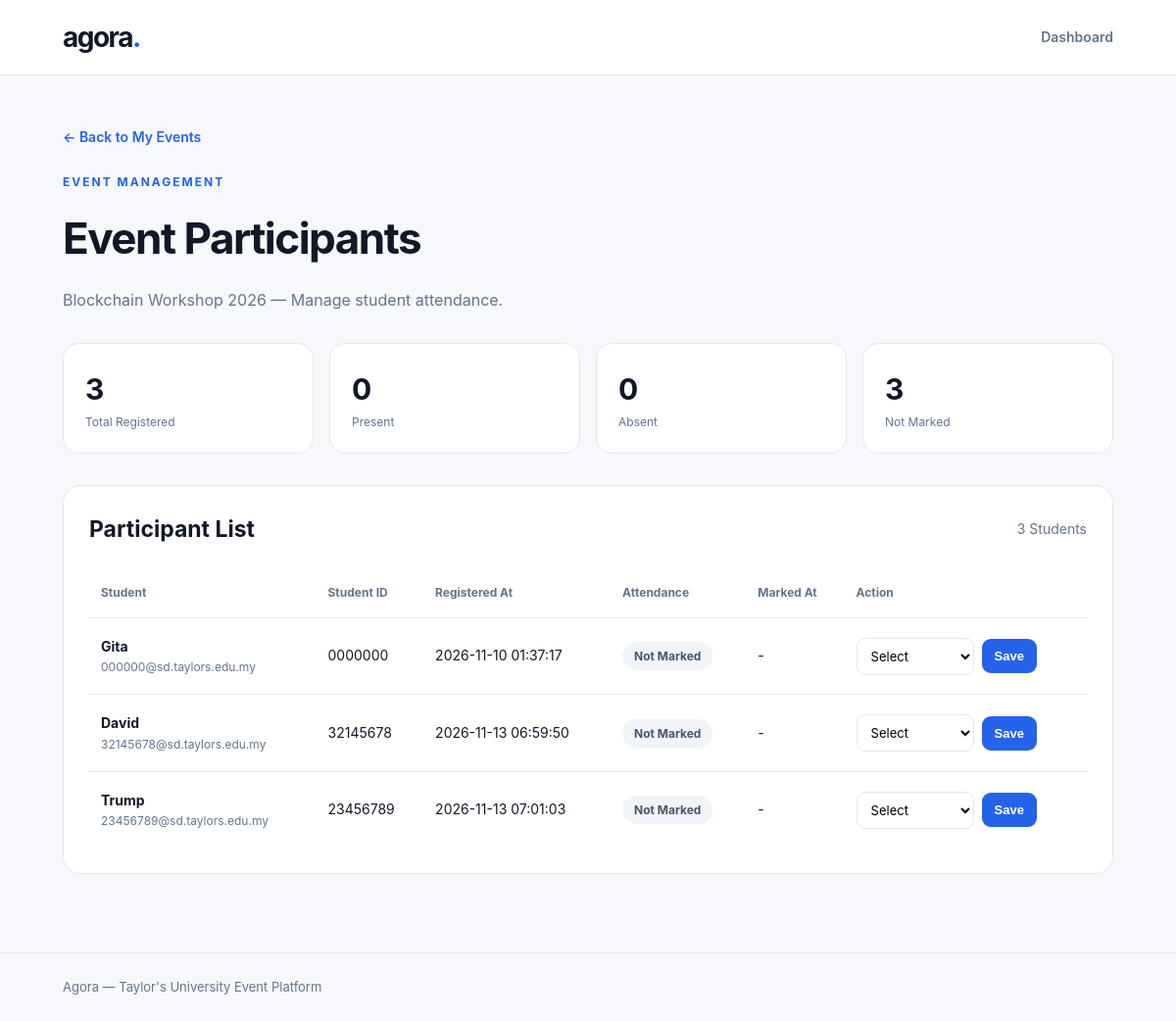
Page /participants.php?id=5 (signed in) on the committed database.
### tables this page shows
CREATE TABLE `events` (
  `event_id` int NOT NULL,
  `event_name` varchar(100) NOT NULL,
  `event_date` date NOT NULL,
  `event_time` time NOT NULL,
  `location` varchar(100) NOT NULL,
  `description` text,
  `organizer_id` int DEFAULT NULL,
  `event_status` varchar(20) NOT NULL DEFAULT 'active',
  `cancelled_at` datetime DEFAULT NULL
);

CREATE TABLE `event_registrations` (
  `registration_id` int NOT NULL,
  `event_id` int NOT NULL,
  `user_id` int NOT NULL,
  `registered_at` timestamp NULL DEFAULT CURRENT_TIMESTAMP,
  `attendance_status` varchar(20) NOT NULL DEFAULT 'not_marked',
  `attendance_marked_at` datetime DEFAULT NULL,
  `checkin_token` char(64) DEFAULT NULL
);

CREATE TABLE `users` (
  `user_id` int NOT NULL,
  `full_name` varchar(100) NOT NULL,
  `email` varchar(100) NOT NULL,
  `password` varchar(255) NOT NULL,
  `role` varchar(20) NOT NULL,
  `student_id` varchar(30) DEFAULT NULL,
  `club_name` varchar(100) DEFAULT NULL,
  `account_status` varchar(20) NOT NULL DEFAULT 'pending',
  `club_description` text,
  `club_contact_email` varchar(100) DEFAULT NULL,
  `preferred_language` varchar(5) NOT NULL DEFAULT 'en'
);

### participants.php (the view, shortened to what this page needs)
<?php
require_once "organizer_only.php";
$id = (int)($_POST["id"] ?? $_GET["id"] ?? 0);
$sql = "SELECT event_id, event_name,
               event_date, event_status
        FROM events
        WHERE event_id = ?
        AND organizer_id = ?";
$stmt = $pdo->prepare($sql);
$stmt->execute([$id, $_SESSION["user_id"]]);
$event = $stmt->fetch(PDO::FETCH_ASSOC);
$sql = "SELECT
            er.registration_id,
            er.registered_at,
            er.attendance_status,
            er.attendance_marked_at,
            u.full_name,
            u.email,
            u.student_id
        FROM event_registrations er
        INNER JOIN users u
        ON er.user_id = u.user_id
        WHERE er.event_id = ?
        ORDER BY er.registered_at ASC";
$stmt = $pdo->prepare($sql);
$stmt->execute([$id]);
$participants = $stmt->fetchAll(
    PDO::FETCH_ASSOC
);
$total = count($participants);
$present = 0;
$absent = 0;
$not_marked = 0;
foreach ($participants as $person) {
    if ($person["attendance_status"] == "present") {
        $present++;
    } elseif ($person["attendance_status"] == "absent") {
        $absent++;
    } else {
        $not_marked++;
    }
}
$is_cancelled =
    $event["event_status"] == "cancelled";
?>
<!DOCTYPE html>
<html lang="en">
<head>
    <link rel="stylesheet" href="style.css">
</head>
<body>
<header class="site-header">
    <div class="container header-content">
        <a href="dashboard.php" class="brand">
            agora<span>.</span>
        </a>
        <a href="dashboard.php" class="logout">
            Dashboard
        </a>
    </div>
</header>
<main class="container participants-page">
    <a href="my_events.php" class="event-form-back">
        &larr; Back to My Events
    </a>
    <div class="eyebrow">
        Event Management
    </div>
    <h1>Event Participants</h1>
    <p class="participants-intro">
        <?php echo htmlspecialchars(
            $event["event_name"]
        ); ?>
        — Manage student attendance.
    </p>
    <section class="participant-stats">
        <div class="participant-stat">
            <div class="participant-stat-number">
                <?php echo $total; ?>
            </div>
            <div class="participant-stat-label">
                Total Registered
            </div>
        </div>
        <div class="participant-stat">
            <div class="participant-stat-number">
                <?php echo $present; ?>
            </div>
            <div class="participant-stat-label">
                Present
            </div>
        </div>
        <div class="participant-stat">
            <div class="participant-stat-number">
                <?php echo $absent; ?>
            </div>
            <div class="participant-stat-label">
                Absent
            </div>
        </div>
        <div class="participant-stat">
            <div class="participant-stat-number">
                <?php echo $not_marked; ?>
            </div>
            <div class="participant-stat-label">
                Not Marked
            </div>
        </div>
    </section>
    <section class="participant-panel">
        <div class="results-header">
            <h2>Participant List</h2>
            <span class="results-count">
                <?php echo $total; ?> Students
            </span>
        </div>
        <?php if ($total == 0) { ?>
            <p>
                No students have registered
                for this event yet.
            </p>
        <?php } else { ?>
            <div class="participant-table-wrapper">
                <table class="participant-table">
                    <thead>
                        <tr>
                            <th>Student</th>
                            <th>Student ID</th>
                            <th>Registered At</th>
                            <th>Attendance</th>
                            <th>Marked At</th>
                            <th>Action</th>
                        </tr>
                    </thead>
                    <tbody>
                        <?php foreach ($participants as $person) { ?>
                            <?php
                            $status = $person["attendance_status"];
                            if ($status == "present") {
                                $badge_class = "attendance-present";
                            } elseif ($status == "absent") {
                                $badge_class = "attendance-absent";
                            } else {
                                $badge_class = "attendance-not-marked";
                            }
                            $status_label = ucwords(
                                str_replace("_", " ", $status)
                            );
                            ?>
                            <tr>
                                <td>
                                    <div class="participant-name">
                                        <?php echo htmlspecialchars(
                                            $person["full_name"]
                                        ); ?>
                                    </div>
                                    <div class="participant-email">
                                        <?php echo htmlspecialchars(
                                            $person["email"]
                                        ); ?>
                                    </div>
                                </td>
                                <td>
                                    <?php echo htmlspecialchars(
                                        $person["student_id"] ?? "-"
                                    ); ?>
                                </td>
                                <td>
                                    <?php echo htmlspecialchars(
                                        $person["registered_at"]
                                    ); ?>
                                </td>
                                <td>
                                    <span class="status-badge <?php
                                        echo $badge_class;
                                    ?>">
                                        <?php echo htmlspecialchars(
                                            $status_label
                                        ); ?>
                                    </span>
                                </td>
                                <td>
                                    <?php echo htmlspecialchars(
                                        $person["attendance_marked_at"]
                                        ?? "-"
                                    ); ?>
                                </td>
                                <td>
                                    <?php if (!$is_cancelled) { ?>
                                        <form
                                            class="attendance-form"
                                            action="participants.php?id=<?php
                                                echo $id;
                                            ?>"
                                            method="POST">
                                            <select
                                                name="attendance_status"
                                                class="attendance-select"
                                                aria-label="Attendance for <?php
                                                    echo htmlspecialchars(
                                                        $person["full_name"],
                                                        ENT_QUOTES
                                                    );
                                                ?>"
                                                required>
                                                <option value=""
                                                    disabled
                                                    <?php
                                                    echo $status == "not_marked"
                                                        ? "selected" : "";
                                                    ?>>
                                                    Select
                                                </option>
                                            </select>
                                            <button
                                                type="submit"
                                                class="attendance-save">
                                                Save
                                            </button>
                                        </form>
                                    <?php } else { ?>
                                        <span class="registration-muted">
                                            View Only
                                        </span>
                                    <?php } ?>
                                </td>
                            </tr>
                        <?php } ?>
                    </tbody>
                </table>
            </div>
        <?php } ?>
    </section>
</main>
<footer class="footer">
    <div class="container">
        Agora — Taylor's University Event Platform
    </div>
</footer>
</body>
</html>

### style.css (style rules this page uses)
:root { --primary: #2563eb; --background: #f7f8fb; --surface: #ffffff; --text: #111827; --secondary: #64748b; --border: #e5e7eb; }
* { box-sizing: border-box; }
body { margin: 0; background: var(--background); color: var(--text); font-family: -apple-system, BlinkMacSystemFont, "Segoe UI", Arial, sans-serif; line-height: 1.6; }
a { color: inherit; text-decoration: none; }
.container { width: 100%; max-width: 1120px; margin: 0 auto; padding: 0 24px; }
.site-header { background: var(--surface); border-bottom: 1px solid var(--border); }
.header-content { min-height: 76px; display: flex; align-items: center; justify-content: space-between; gap: 20px; }
.brand { font-size: 28px; font-weight: 750; letter-spacing: -1.5px; }
.brand span { color: var(--primary); }
.logout { color: var(--secondary); font-size: 14px; font-weight: 600; }
.eyebrow { font-size: 12px; font-weight: 700; letter-spacing: 2px; color: var(--primary); text-transform: uppercase; }
.footer { border-top: 1px solid var(--border); padding: 24px 0; color: var(--secondary); font-size: 13px; }
.results-header { display: flex; justify-content: space-between; align-items: center; gap: 16px; margin-bottom: 20px; }
.results-header h2 { margin: 0; font-size: 23px; }
.results-count { color: var(--secondary); font-size: 14px; }
.status-badge { display: inline-block; border-radius: 99px; padding: 5px 12px; font-size: 12px; font-weight: 700; }
.event-form-back { display: inline-block; color: var(--primary); font-size: 14px; font-weight: 600; margin-bottom: 25px; }
.participants-page { padding-top: 50px; padding-bottom: 80px; }
.participants-page h1 { font-size: clamp(32px, 5vw, 44px); letter-spacing: -1.5px; margin: 12px 0; }
.participants-intro { color: var(--secondary); margin-bottom: 30px; }
.participant-stats { display: grid; grid-template-columns: repeat(4, minmax(0, 1fr)); gap: 16px; margin-bottom: 32px; }
.participant-stat { background: white; border: 1px solid var(--border); border-radius: 16px; padding: 22px; }
.participant-stat-number { font-size: 30px; font-weight: 750; letter-spacing: -1px; }
.participant-stat-label { font-size: 12px; color: var(--secondary); }
.participant-panel { background: white; border: 1px solid var(--border); border-radius: 18px; padding: 26px; }
.participant-table-wrapper { overflow-x: auto; }
.participant-table { width: 100%; border-collapse: collapse; min-width: 780px; }
.participant-table th { color: var(--secondary); text-align: left; font-size: 12px; font-weight: 700; padding: 16px 12px; border-bottom: 1px solid var(--border); }
.participant-table td { padding: 18px 12px; border-bottom: 1px solid var(--border); font-size: 14px; vertical-align: middle; }
.participant-table tr:last-child td { border-bottom: 0; }
.participant-name { font-weight: 700; }
.participant-email { color: var(--secondary); font-size: 12px; overflow-wrap: anywhere; }
.attendance-form { display: flex; gap: 8px; align-items: center; }
.attendance-select { min-width: 120px; padding: 9px 10px; border: 1px solid var(--border); border-radius: 9px; background: white; font: inherit; font-size: 13px; }
.attendance-save { background: var(--primary); color: white; border: 0; border-radius: 9px; padding: 10px 13px; cursor: pointer; font-size: 13px; font-weight: 600; white-space: nowrap; }
.attendance-not-marked { background: #f1f5f9; color: #475569; }

### rows in the picture
events: event_name "Blockchain Workshop 2026"
event_registrations: user.full_name "Gita", user.email "000000@sd.taylors.edu.my", user.student_id "0000000", registered_at "2026-11-10 01:37:17", attendance_status "Not Marked", attendance_marked_at "-", attendance_status "Select"
event_registrations: user.full_name "David", user.email "32145678@sd.taylors.edu.my", user.student_id "32145678", registered_at "2026-11-13 06:59:50", attendance_status "Not Marked", attendance_marked_at "-", attendance_status "Select"
event_registrations: user.full_name "Trump", user.email "23456789@sd.taylors.edu.my", user.student_id "23456789", registered_at "2026-11-13 07:01:03", attendance_status "Not Marked", attendance_marked_at "-", attendance_status "Select"

### other values in the picture
$total "3"
$present "0"
$absent "0"
$not_marked "3"
